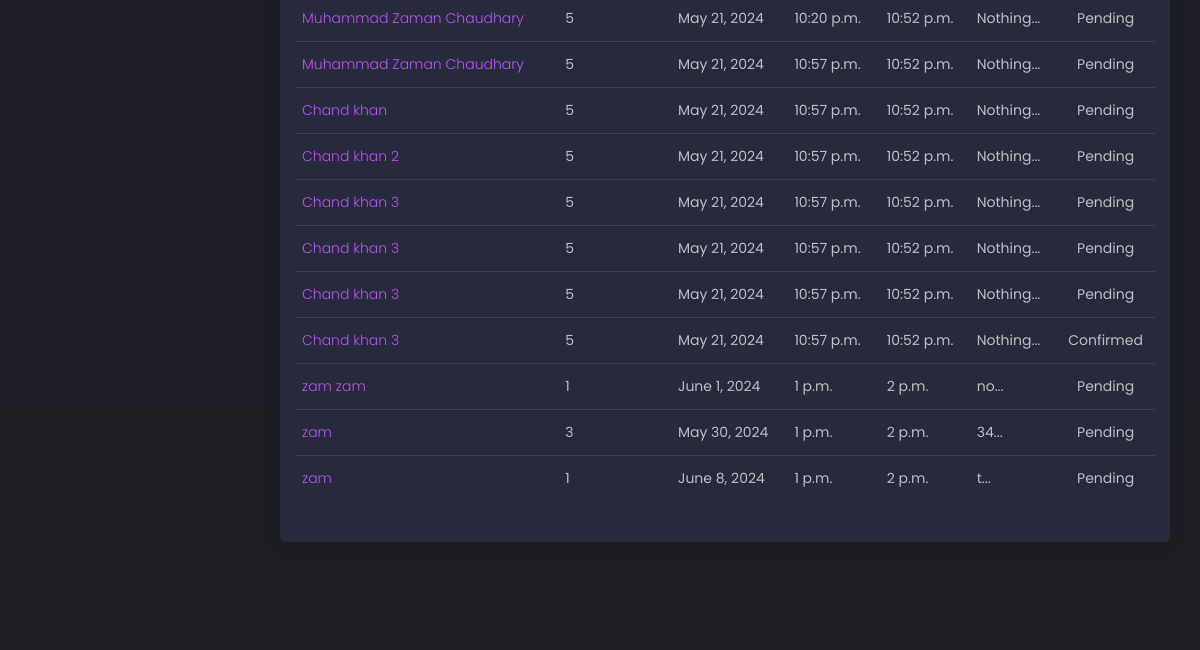
The app's page /admin-dashboard/bookings/ (signed in, lower part), older data.
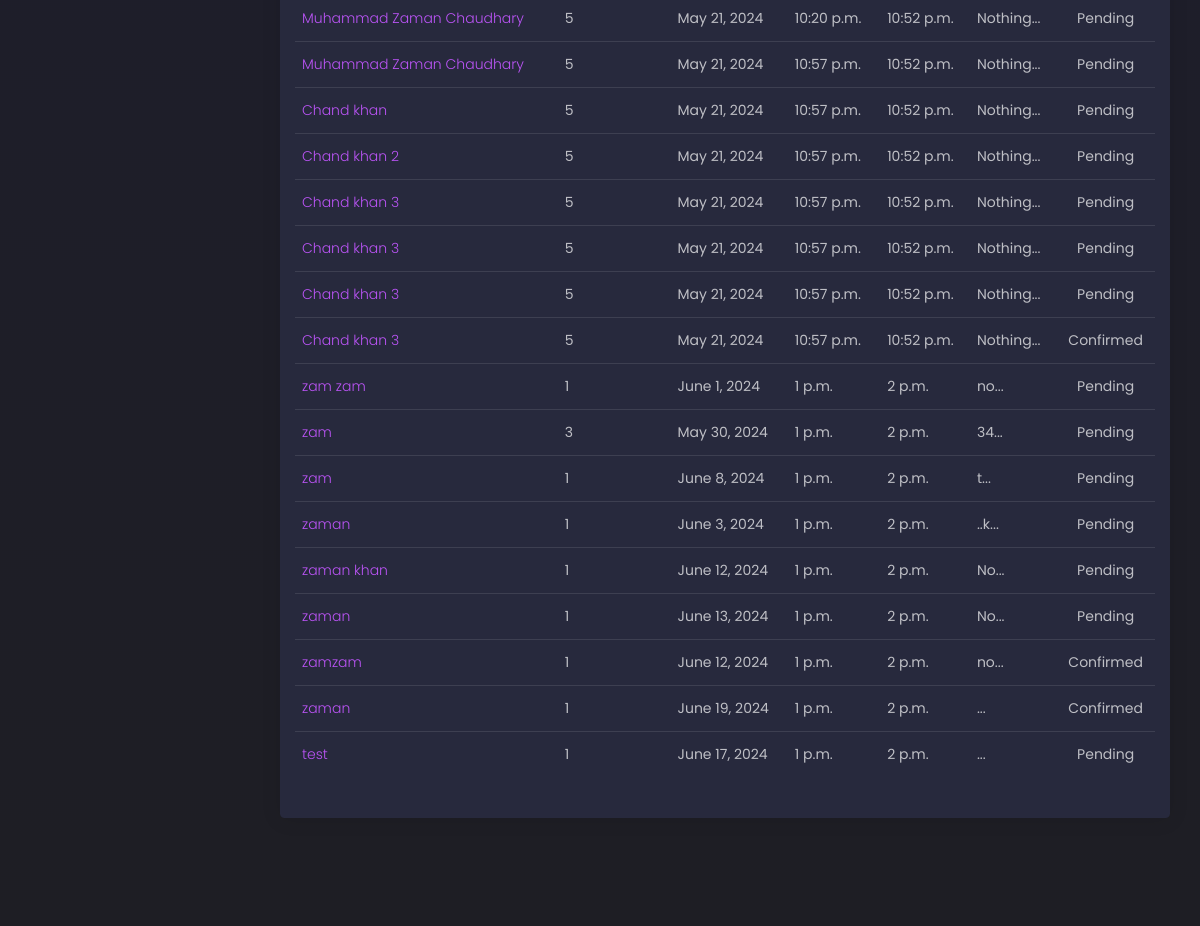
The same page, newer data.
### reservation/models.py (models this page shows, shortened)
class Reservation(models.Model):
    user = models.ForeignKey(User, on_delete=models.CASCADE)
    no_of_person = models.IntegerField()
    date = models.DateField()
    start_time = models.TimeField()
    end_time = models.TimeField()
    note = models.TextField(blank=True)
    name = models.CharField(max_length=100)
    phone = models.CharField(max_length=111, default="")
    status = models.IntegerField(choices=ReservationStatus.choices, default=ReservationStatus.PENDING)

### admin_dashboard/views.py (the view)
# urls.py: path('bookings/', bookings, name='home'),
@login_required(login_url="/admin-dashboard/login/")
@permission_classes([IsAdminUser])
def bookings(request):
    reservations = Reservation.objects.filter(
        status__in=[
            ReservationStatus.PENDING,
            ReservationStatus.CONFIRMED,
            ReservationStatus.IN_PROGRESS,
        ]
    )
    status_choices = ReservationStatus.choices
    context = {
        'reservations': reservations,
        'status_choices': status_choices
    }
    return render(request, 'home/index.html', context)

### templates/home/index.html (shortened to what this page needs)
{% extends "layouts/base.html" %}
{% block content %}
    <div class="content">
        <div class="row">
            <div class="col-12">
                <div class="card">
                    <div class="card-body">
                        <div class="table-responsive">
                            <table class="table tablesorter" id="reservations-table">
                                <tbody>
                                    {% for reservation in reservations %}
                                        <tr class="reservation-row">
                                            <td>
                                                <a href="{% url 'reservation_detail' reservation.id %}">
                                                    {{ reservation.name }}
                                                </a>
                                            </td>
                                            <td>{{ reservation.no_of_person }}</td>
                                            <td>{{ reservation.date }}</td>
                                            <td>{{ reservation.start_time }}</td>
                                            <td>{{ reservation.end_time }}</td>
                                            <td>{{ reservation.note|slice:":25" }}...</td>
                                            <td class="text-center">
                                                {{ reservation.get_status_display }}
                                            </td>
                                        </tr>
                                    {% endfor %}
                                </tbody>
                            </table>
                        </div>
                    </div>
                </div>
            </div>
        </div>
    </div>
{% endblock content %}

Row changes from the older to the newer data that the page shows:
added Reservation: name "zaman", no_of_person "1", date "June 3, 2024", start_time "1 p.m.", end_time "2 p.m.", note "..k", status "Pending"
added Reservation: name "zaman khan", no_of_person "1", date "June 12, 2024", start_time "1 p.m.", end_time "2 p.m.", note "No", status "Pending"
added Reservation: name "zaman", no_of_person "1", date "June 13, 2024", start_time "1 p.m.", end_time "2 p.m.", note "No", status "Pending"
added Reservation: name "zamzam", no_of_person "1", date "June 12, 2024", start_time "1 p.m.", end_time "2 p.m.", note "no", status "Confirmed"
added Reservation: name "zaman", no_of_person "1", date "June 19, 2024", start_time "1 p.m.", end_time "2 p.m.", status "Confirmed"
added Reservation: name "test", no_of_person "1", date "June 17, 2024", start_time "1 p.m.", end_time "2 p.m.", status "Pending"
